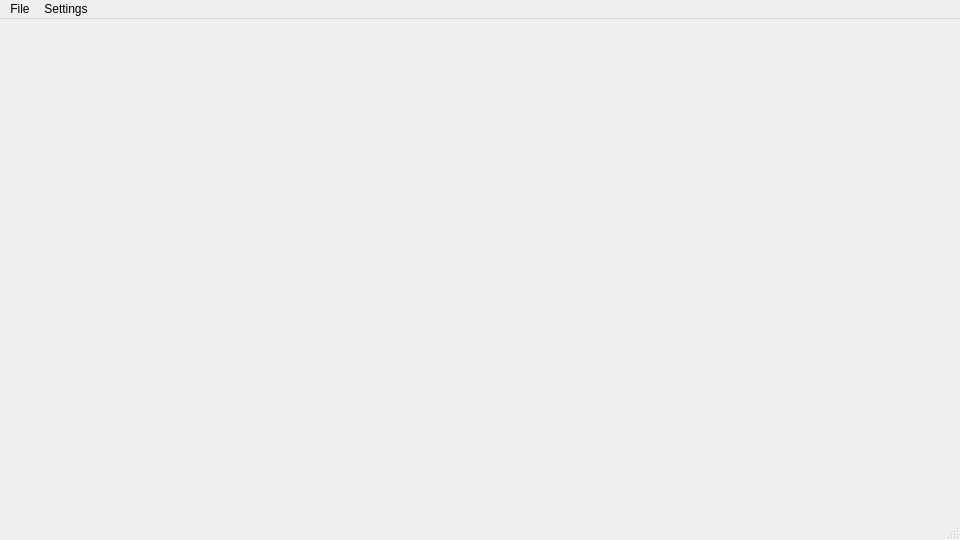
<?xml version="1.0" encoding="UTF-8"?>
<ui version="4.0">
 <class>MainWindow</class>
 <widget class="QMainWindow" name="MainWindow">
  <property name="geometry">
   <rect>
    <x>0</x>
    <y>0</y>
    <width>960</width>
    <height>540</height>
   </rect>
  </property>
  <property name="windowTitle">
   <string>MainWindow</string>
  </property>
  <widget class="QWidget" name="centralwidget">
   <layout class="QGridLayout" name="gridLayout"/>
  </widget>
  <widget class="QMenuBar" name="menubar">
   <property name="geometry">
    <rect>
     <x>0</x>
     <y>0</y>
     <width>960</width>
     <height>21</height>
    </rect>
   </property>
   <widget class="QMenu" name="menuFile">
    <property name="title">
     <string>File</string>
    </property>
    <addaction name="actionLoad_Parameters"/>
    <addaction name="actionSave_Parameters"/>
   </widget>
   <widget class="QMenu" name="menuEdit">
    <property name="title">
     <string>Settings</string>
    </property>
    <addaction name="actionReset_Parameters"/>
    <addaction name="actionReset_Parameters_2"/>
    <addaction name="actionReset_Connection"/>
   </widget>
   <addaction name="menuFile"/>
   <addaction name="menuEdit"/>
  </widget>
  <widget class="QStatusBar" name="statusbar"/>
  <action name="actionLoad_Parameters">
   <property name="text">
    <string>Camera Connection</string>
   </property>
  </action>
  <action name="actionReset_Parameters">
   <property name="text">
    <string>Manual Calibration</string>
   </property>
  </action>
  <action name="actionSave_Parameters">
   <property name="text">
    <string>Save Parameters</string>
   </property>
  </action>
  <action name="actionReset_Parameters_2">
   <property name="text">
    <string>Reset Parameters</string>
   </property>
  </action>
  <action name="actionReset_Connection">
   <property name="text">
    <string>Reset Connection</string>
   </property>
  </action>
 </widget>
 <resources/>
 <connections/>
</ui>
